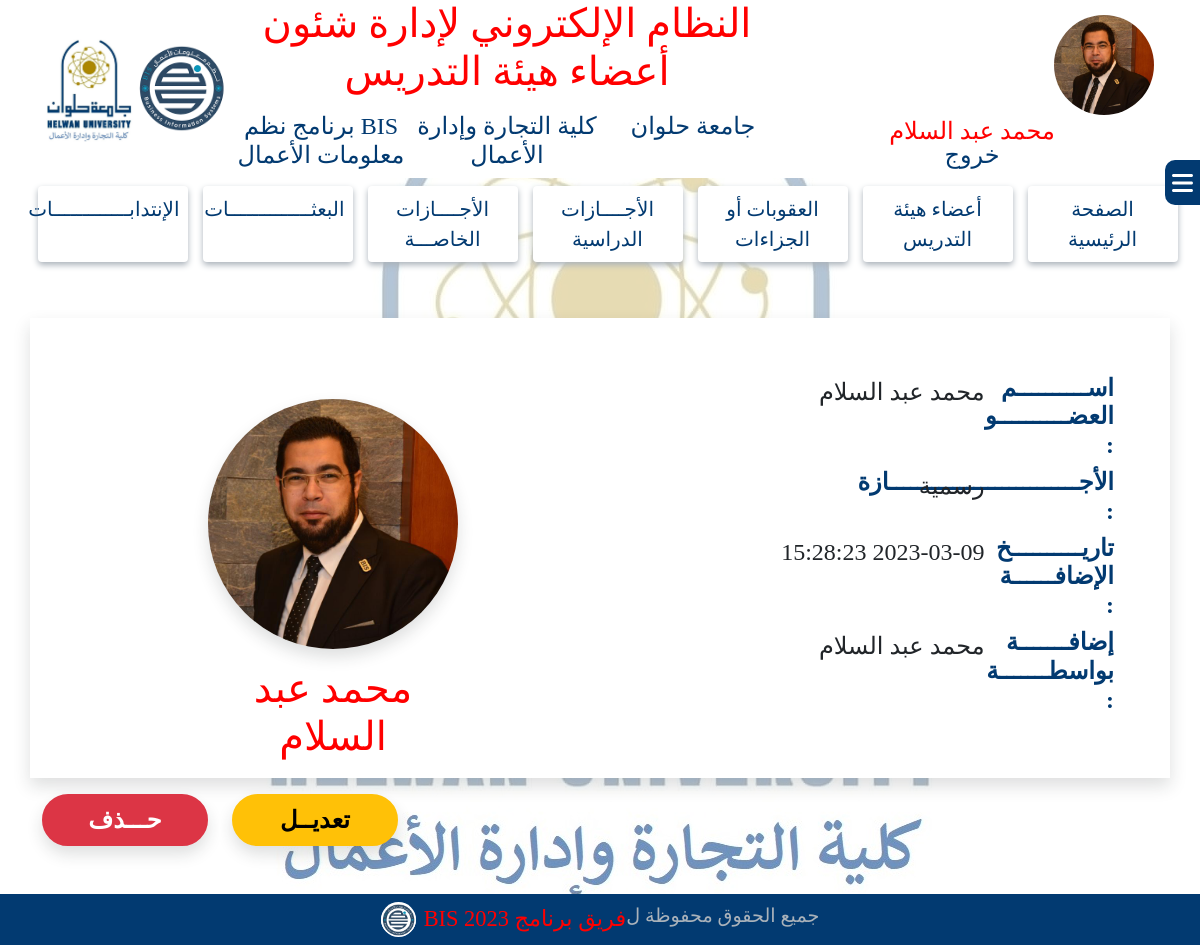
The app's page /system/privateVacationDetails.php?id=12 (signed in) with its own data.
### tables this page shows
CREATE TABLE `p74_vacation_data` (
  `Vacation_id` int(11) NOT NULL,
  `doctorCodeInput` int(11) NOT NULL,
  `vacationDescription` varchar(255) NOT NULL,
  `startDate` date NOT NULL,
  `endDate` date NOT NULL,
  `vacationReason` text NOT NULL,
  `vacationFile` varchar(255) NOT NULL,
  `vacationNotes` text NOT NULL,
  `vacationDuration` varchar(11) NOT NULL,
  `added_date` datetime NOT NULL DEFAULT current_timestamp(),
  `added_by` tinyint(4) NOT NULL
);

CREATE TABLE `doctors_account` (
  `DoctorCode` int(11) NOT NULL,
  `Doctor_ar_Name` varchar(255) NOT NULL,
  `Doctor_eng_Name` varchar(255) NOT NULL,
  `National_id` varchar(255) NOT NULL,
  `Mobile` varchar(255) NOT NULL,
  `Academic_Mail` varchar(255) NOT NULL,
  `Personal_Mail` varchar(255) NOT NULL,
  `Notes` text NOT NULL,
  `Doctor_image` varchar(255) NOT NULL,
  `Department_id` tinyint(4) NOT NULL,
  `uni_id` tinyint(4) NOT NULL,
  `Faculty_id` tinyint(4) NOT NULL,
  `Doctor_job_id` tinyint(4) NOT NULL,
  `date_of_birth` date NOT NULL,
  `hiring_date` date NOT NULL,
  `qualifications` text NOT NULL
);

CREATE TABLE `users` (
  `user_id` tinyint(4) NOT NULL,
  `user_ar_name` varchar(50) NOT NULL,
  `username` varchar(30) NOT NULL,
  `password` varchar(20) NOT NULL,
  `user_type_id` tinyint(4) NOT NULL,
  `added_date` datetime NOT NULL DEFAULT current_timestamp(),
  `added_by` tinyint(4) NOT NULL,
  `Notes` text DEFAULT NULL,
  `is_enable` varchar(3) NOT NULL DEFAULT 'Yes' COMMENT 'yes or no',
  `image` varchar(50) NOT NULL
);

### system/privateVacationDetails.php (the view, shortened to what this page needs)
<?php
include "../Connections/syscon.php";
if (isset($_GET['id'])) {
    $id = $_GET['id'];
    $myquery = "SELECT * FROM doctors_account
    INNER JOIN  p74_vacation_data
    ON doctors_account.DoctorCode=p74_vacation_data.doctorCodeInput WHERE Vacation_id= '$id'";
    $results = mysqli_query($bis, $myquery);
    while ($row = mysqli_fetch_array($results)) {
        $Doctor_image = $row['Doctor_image'];
        $Doctor_ar_Name = $row["Doctor_ar_Name"];
    }
    mysqli_select_db($bis, $database_bis);
    $myquery = "SELECT * FROM  p74_vacation_data
                INNER JOIN  users
                ON p74_vacation_data.added_by=users.user_id
                WHERE Vacation_id= '$id'";
    $result = $bis->query($myquery);
    if ($result->num_rows === 1) {
        $row = $result->fetch_assoc();
        $Vacation_id = $row['Vacation_id'];
        $vacationDescription = $row["vacationDescription"];
        $user_ar_name = $row["user_ar_name"];
        $added_date = $row["added_date"];
    }
}
?>
<!DOCTYPE html>
<html lang="ar">
<head>
    <link rel="stylesheet" href="../css/all.min.css">
    <link rel="stylesheet" href="../css/bootstrap.min.css">
    <link rel="stylesheet" href="../css/style.css">
</head>
<body class="body">
    <?php
    include('header.php');
    ?>
    <div class="sidebarContainer">
        <?php
        include('sidebar.php');
        ?>
    </div>
    <div class="container bg-white p-5 shadow mt-5">
        <div class="row align-items-center">
            <div class="col-md-6">
                <div class="PrivateVacationData p-2">
                    <div class="row">
                        <div class="col-md-3">
                            <h4 class="mainText fw-bold">اســــــــــم العضــــــــــو :</h4>
                        </div>
                        <div class="col-md-9">
                            <p class="fs-4"><?php echo $Doctor_ar_Name; ?></p>
                        </div>
                    </div>
                    <div class="row">
                        <div class="col-md-3">
                            <h4 class="mainText fw-bold"> الأجـــــــــــــــــــــــــــازة :</h4>
                        </div>
                        <div class="col-md-9">
                            <p class="fs-4"><?php echo $vacationDescription; ?></p>
                        </div>
                    </div>
                    <div class="row">
                        <div class="col-md-3">
                            <h4 class="mainText fw-bold"> تاريــــــــــخ الإضافــــــة :</h4>
                        </div>
                        <div class="col-md-9">
                            <p class="fs-4"><?php echo $added_date;?></p>
                        </div>
                    </div>
                    <div class="row">
                        <div class="col-md-3">
                            <h4 class="mainText fw-bold">إضافـــــــة بواسطـــــــة :</h4>
                        </div>
                        <div class="col-md-9">
                            <p class="fs-4"><?php echo $user_ar_name;?></p>
                        </div>
                    </div>
                </div>
            </div>
            <div class="col-md-6 d-flex justify-content-center align-items-center pb-5">
                <div class="memberPhoto">
                    <img src="../images/members/<?php echo $Doctor_image; ?>" class="w-100 h-100 ratio-1x1 rounded-circle shadow" alt="">
                    <h1 class="text-center mainTitle pt-3"><?php echo $Doctor_ar_Name; ?></h1>
                </div>
            </div>
        </div>
    </div>
    <div class="container mt-3 mb-5">
        <div class="row justify-content-end">
            <div class="col-md-2">
                <a href="updatePrivateVacationData.php?id=<?php echo $Vacation_id; ?>">
                    <button id="updateBtn" name="updateBtn" class="btn btn-warning w-100 rounded-pill fw-bold fs-4 border-2 shadow">تعديــل</button>
                </a>
            </div>
            <div class="col-md-2">
                <button id="deleteBtn" data-bs-toggle="modal" data-bs-target="#deletePrivateVacationModal" name="deleteBtn" class="btn btn-danger w-100 rounded-pill fw-bold fs-4 border-2 shadow">حـــذف</button>
            </div>
        </div>
    </div>
    <?php
    include('footer.php');
    ?>
</body>
</html>

### css/style.css (style rules this page uses)
:root { --main-title: #f00; --main-text: #023A71; --subtext: #AAB2BA; }
* { font-family: "typesetting"; margin: 0; padding: 0; box-sizing: border-box; direction: rtl; }
.mainTitle { color: var(--main-title, #f00) }
.mainText { color: var(--main-text, #023A71) }
::placeholder { color: var(--subtext, #AAB2BA); opacity: 0.8 !important; font-size: 1.3rem; padding-right: 24px; }
.shadow { box-shadow: 0px 3px 6px #AAB2BA; }
.body { background-image: url(../images/Facultylogo.jpg); background-repeat: no-repeat; background-position: center; background-attachment: fixed; }
.sidebarContainer { position: fixed; width: 100%; top: 20vh; right: -100%; z-index: 99999; }
.memberPhoto { width: 250px; height: 250px; }

### records on screen
p74_vacation_data: doctorCodeInput.Doctor_ar_Name "محمد عبد السلام", vacationDescription "رسمية", added_by.added_date "2023-03-09 15:28:23", added_by.user_ar_name "محمد عبد السلام", doctorCodeInput.Doctor_image (picture)

### other values on screen
$_SESSION['user_ar_name'] "محمد عبد السلام"
$_SESSION['app_name'] "النظام الإلكتروني لإدارة شئون أعضاء هيئة التدريس"
$_SESSION['Uni_name'] "جامعة حلوان"
$_SESSION['Faculty_name'] "كلية التجارة وإدارة الأعمال"
$_SESSION['Program_name'] "BIS برنامج نظم معلومات الأعمال"
